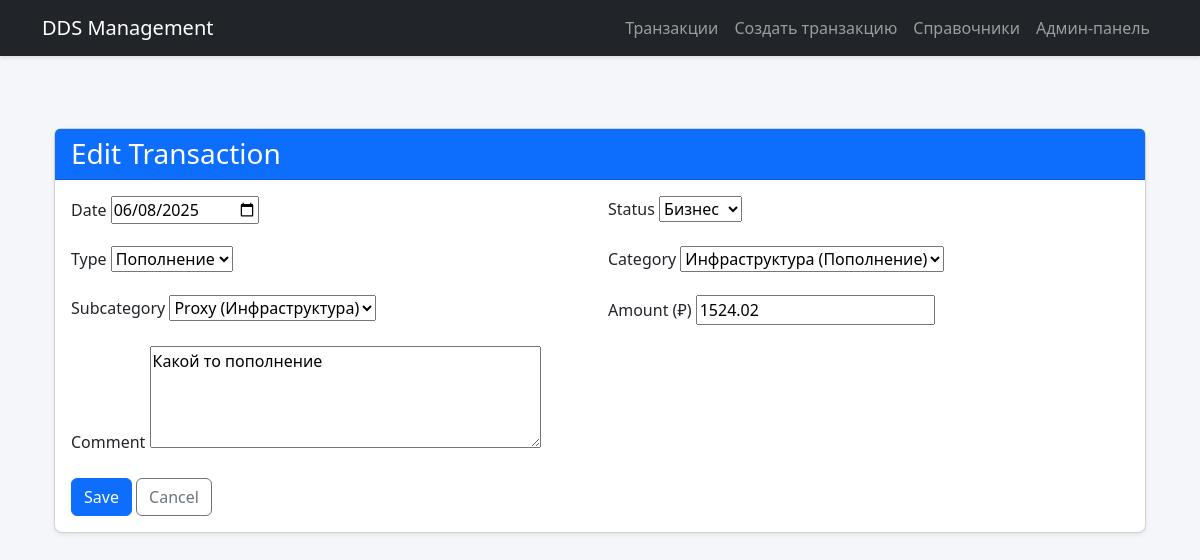
The page /3/edit/ on the database its author committed.
### dds/models.py (models this page shows, shortened)
class Transaction(models.Model):
    created_at = models.DateField(auto_now_add=True)
    custom_date = models.DateField(null=True, blank=True)
    status = models.ForeignKey(Status, on_delete=models.SET_NULL, null=True)
    type = models.ForeignKey(TransactionType, on_delete=models.SET_NULL, null=True)
    category = models.ForeignKey(Category, on_delete=models.SET_NULL, null=True)
    subcategory = models.ForeignKey(Subcategory, on_delete=models.SET_NULL, null=True)
    amount = models.DecimalField(max_digits=12, decimal_places=2)
    comment = models.TextField(blank=True)

### dds/views.py (the view)
# urls.py: path('<int:pk>/edit/', TransactionUpdateView.as_view(), name="transaction_edit"),
class TransactionUpdateView(UpdateView):
    model = Transaction
    form_class = TransactionForm
    template_name = 'html/transaction_form.html'
    success_url = reverse_lazy('transaction_list')

### dds/forms.py
class TransactionForm(forms.ModelForm):
    class Meta:
        model = Transaction
        fields = ['custom_date', 'status', 'type', 'category', 'subcategory', 'amount', 'comment']
        widgets = {
            'custom_date': forms.DateInput(attrs={'type': 'date'}),
            'comment': forms.Textarea(attrs={'rows': 4}),
            'amount': forms.NumberInput(attrs={'step': '0.01'}),
        }
    def __init__(self, *args, **kwargs):
        super().__init__(*args, **kwargs)
        self.fields['subcategory'].queryset = Subcategory.objects.none()
        if 'category' in self.data:
            try:
                category_id = int(self.data.get('category'))
                self.fields['subcategory'].queryset = Subcategory.objects.filter(category_id=category_id)
            except (ValueError, TypeError):
                pass
        elif self.instance.pk and self.instance.category:
            self.fields['subcategory'].queryset = self.instance.category.subcategories.all()

### dds/models.py (called while the page is built)
    def __str__(self):
        return self.name

    def __str__(self):
        return self.name

    def __str__(self):
        return f"{self.name} ({self.type.name})"

    def __str__(self):
        return f"{self.name} ({self.category.name})"

### templates/html/transaction_form.html (shortened to what this page needs)
{% extends 'html/base.html' %}
{% block content %}
<div class="container mt-5">
    <div class="card shadow-sm">
        <div class="card-header bg-primary text-white">
            <h3 class="mb-0">{% if form.instance.pk %}Edit Transaction{% else %}Create Transaction{% endif %}</h3>
        </div>
        <div class="card-body">
            <form method="post" class="needs-validation" novalidate>
                <div class="row g-3">
                    <div class="col-md-6">
                        <label for="{{ form.custom_date.id_for_label }}" class="form-label">Date</label>
                        {{ form.custom_date }}
                    </div>
                    <div class="col-md-6">
                        <label for="{{ form.status.id_for_label }}" class="form-label">Status</label>
                        {{ form.status }}
                    </div>
                    <div class="col-md-6">
                        <label for="{{ form.type.id_for_label }}" class="form-label">Type</label>
                        {{ form.type }}
                    </div>
                    <div class="col-md-6">
                        <label for="{{ form.category.id_for_label }}" class="form-label">Category</label>
                        {{ form.category }}
                    </div>
                    <div class="col-md-6">
                        <label for="{{ form.subcategory.id_for_label }}" class="form-label">Subcategory</label>
                        {{ form.subcategory }}
                    </div>
                    <div class="col-md-6">
                        <label for="{{ form.amount.id_for_label }}" class="form-label">Amount (₽)</label>
                        {{ form.amount }}
                    </div>
                    <div class="col-12">
                        <label for="{{ form.comment.id_for_label }}" class="form-label">Comment</label>
                        {{ form.comment }}
                    </div>
                    <div class="col-12">
                        <button type="submit" class="btn btn-primary">Save</button>
                        <a href="{% url 'transaction_list' %}" class="btn btn-outline-secondary">Cancel</a>
                    </div>
                </div>
            </form>
        </div>
    </div>
</div>
{% endblock %}

### templates/html/base.html (style rules this page uses)
body { background-color: #f4f6f9; }
.card { border-radius: 0.5rem; }
.form-label { font-weight: 500; }

### rows shown on the page
Transaction: custom_date "06/08/2025", status "Бизнес", type "Пополнение", category "Инфраструктура (Пополнение)", subcategory "Proxy (Инфраструктура)", amount "1524.02", comment "Какой то пополнение"
